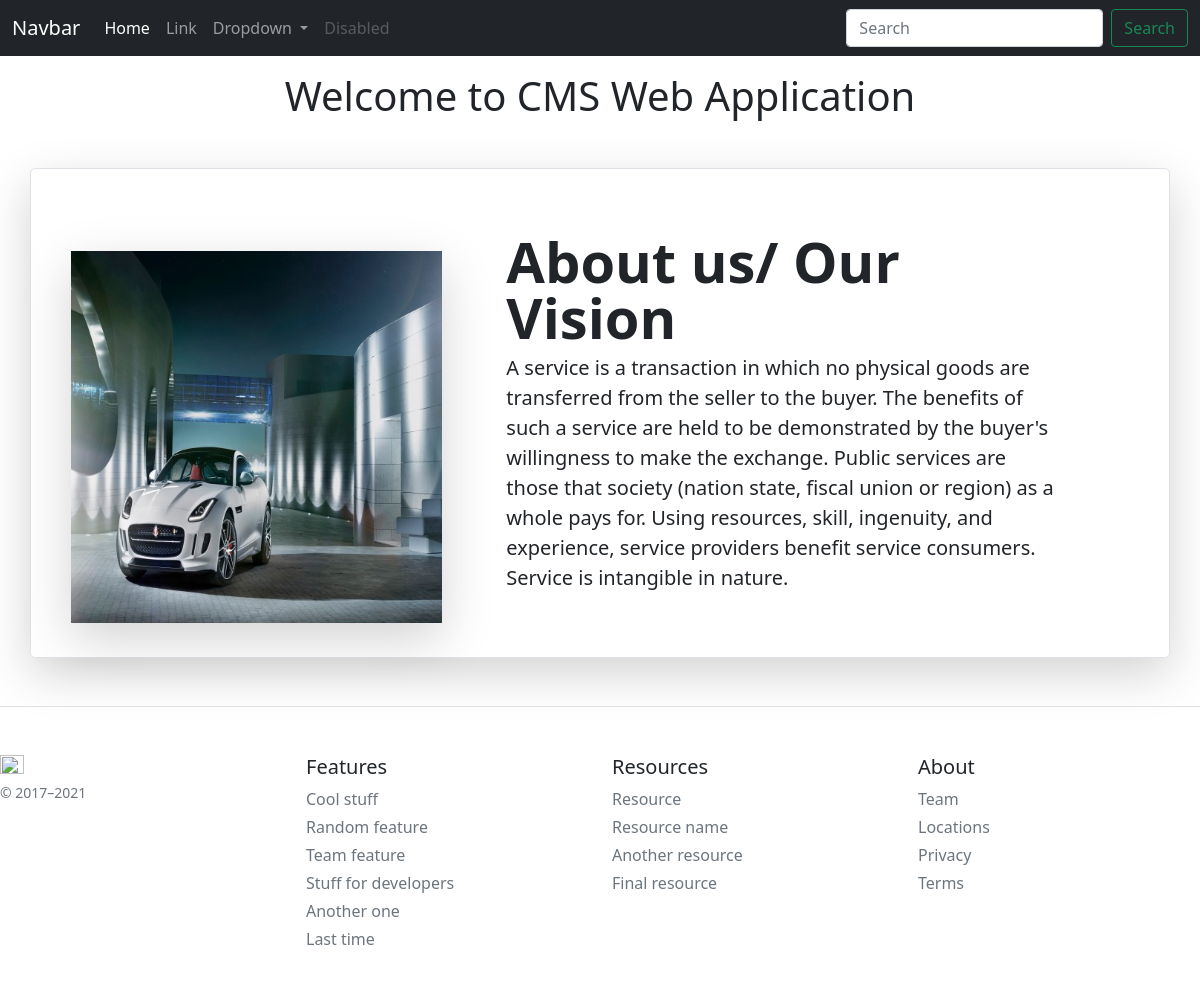
/home/page/17, run on the app's committed database.
### tables this page shows
CREATE TABLE `content` (
  `id` int(11) NOT NULL,
  `label` varchar(150) NOT NULL,
  `des` varchar(2500) NOT NULL,
  `img` varchar(500) NOT NULL,
  `created` datetime NOT NULL
);

### application/controllers/Home.php (called while the page is built, shortened)
<?php
class Home extends CI_Controller{
    public function __construct(){
        $this->load->model('admin_model');
    }
    public function page(){
        $id = $this->uri->segment(3);
        $sdata = $this->admin_model->fetchcont1($id);
        $this->load->view('main/page', ['sdata1'=> $sdata]);
    }
}
?>

### index.php (called while the page is built, shortened)
<?php
require_once BASEPATH.'core/CodeIgniter.php';

### application/models/Admin_model.php (called while the page is built, shortened)
<?php
class Admin_model extends CI_Model{
    public function fetchcont1($id){
      $q= $this->db->where('id', $id)
                ->get('content');
                $data = $q->row();
                return $data;
    }
}
?>

### application/views/main/page.php (the view, shortened to what this page needs)
<?php
include "header.php";
?>
<div class="container my-5">
    <div class="row p-4 pb-0 pe-lg-0 pt-lg-5 align-items-center rounded-3 border shadow-lg">
    <div class="col-lg-4 offset-lg-1 p-0 position-relative overflow-hidden shadow-lg mx-3 my-3">
            <div class="position-lg-absolute top-0 left-0 overflow-hidden ">
                <img style="height:100%; width:100%" class="d-block rounded-lg-3"
                    src="<?php echo $sdata1->img;
            ?>"
                    alt="" >
            </div>
        </div>
        <div class="col-lg-7 p-3 p-lg-5 pt-lg-3">
            <h1 class="display-4 fw-bold lh-1"><?= $sdata1->label?></h1>
            <p class="lead"><?php echo $sdata1->des;
            ?></p>
        </div>
    </div>
</div>
<?php
include "footer.php";
?>

### data on the page
content: img (picture), label "About us/ Our Vision", des "A service is a transaction in which no physical goods are transferred from the seller to the buyer. The benefits of such a service are held to be demonstrated by the buyer's willingness to make the exchange. Public services are those that society (nation state, fiscal union or region) as a whole pays for. Using resources, skill, ingenuity, and experience, service providers benefit service consumers. Service is intangible in nature."

### other printed values
anchor('home/index', 'Home', ["class"=> "nav-link active"]) "Home"
